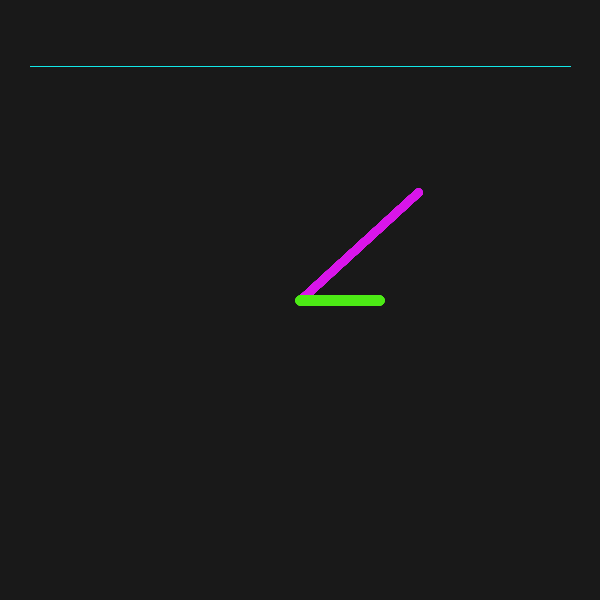
Frame 1 (no input)
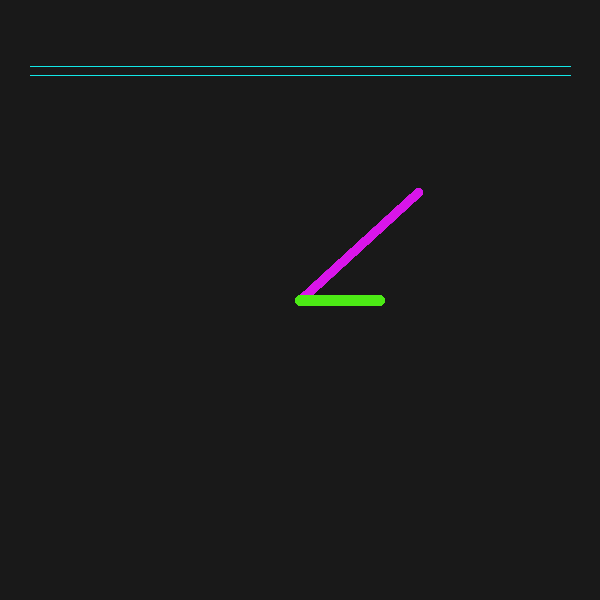
Frame 60 (the mouse pressed at the canvas centre just before this capture)
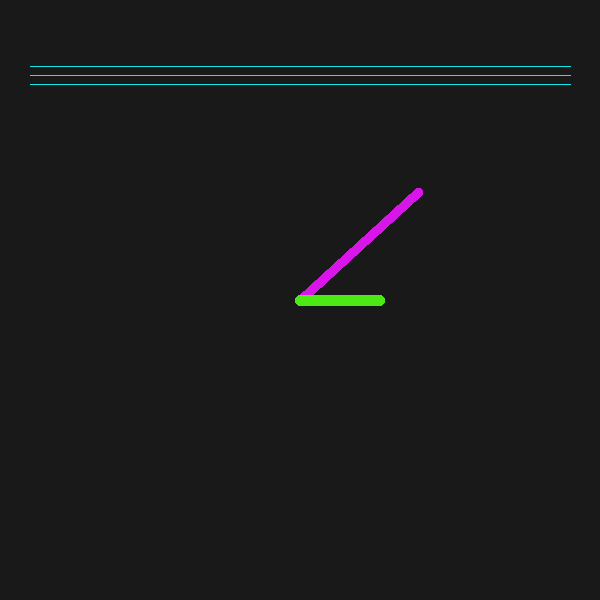
Frame 120 (the mouse held since frame 60 and released just before this capture)

The Processing sketch that drew these frames (run headless with seeded random() and noise(); from frame 60 on, the mouse is pressed at the canvas centre):

// Processing sketch: processing_21038
// ── processing_21038.pde

int hours;
int minutes;
int seconds;

void setup() {
  size(600, 600);
  colorMode(HSB, 100);
  background(0,0,10);
  smooth();
}

void draw() {
  println(hours + " " + minutes + " " + seconds);

 
 hours = hour();
 minutes = minute();
 seconds = second();
    
  if(hours > 12) {
   hours -= 12; 
  }
  
   //seconds
 for (int k = 0; k < 60; k++) { 
  strokeWeight(1); 
  stroke(50,92,91);
  line(30,30+(seconds*9), 570, 30+(seconds*9));
      
}
   
    // center sketch
  translate(300,300);
  rotate(radians(90));
  
   
   // minutes
for (int j=0; j < 60; j++)  {
  strokeWeight(8);
  stroke(82,91,92);
  fill (292,29,95);
  pushMatrix();
  rotate(radians(6 * minutes));
  line(0,0, -160,0);
  popMatrix();
   if (seconds == 59 ) {
     background (0,0,10);
    }
 
}

  
    // hours
for (int i=0;i < 12;i++) {    
  strokeWeight(10);
  stroke(29,91,92);
  fill(260,63,95);
  pushMatrix();
  rotate(radians(30 * hours));  
  line(0,0, -80,0);
  popMatrix();
}
   
}
